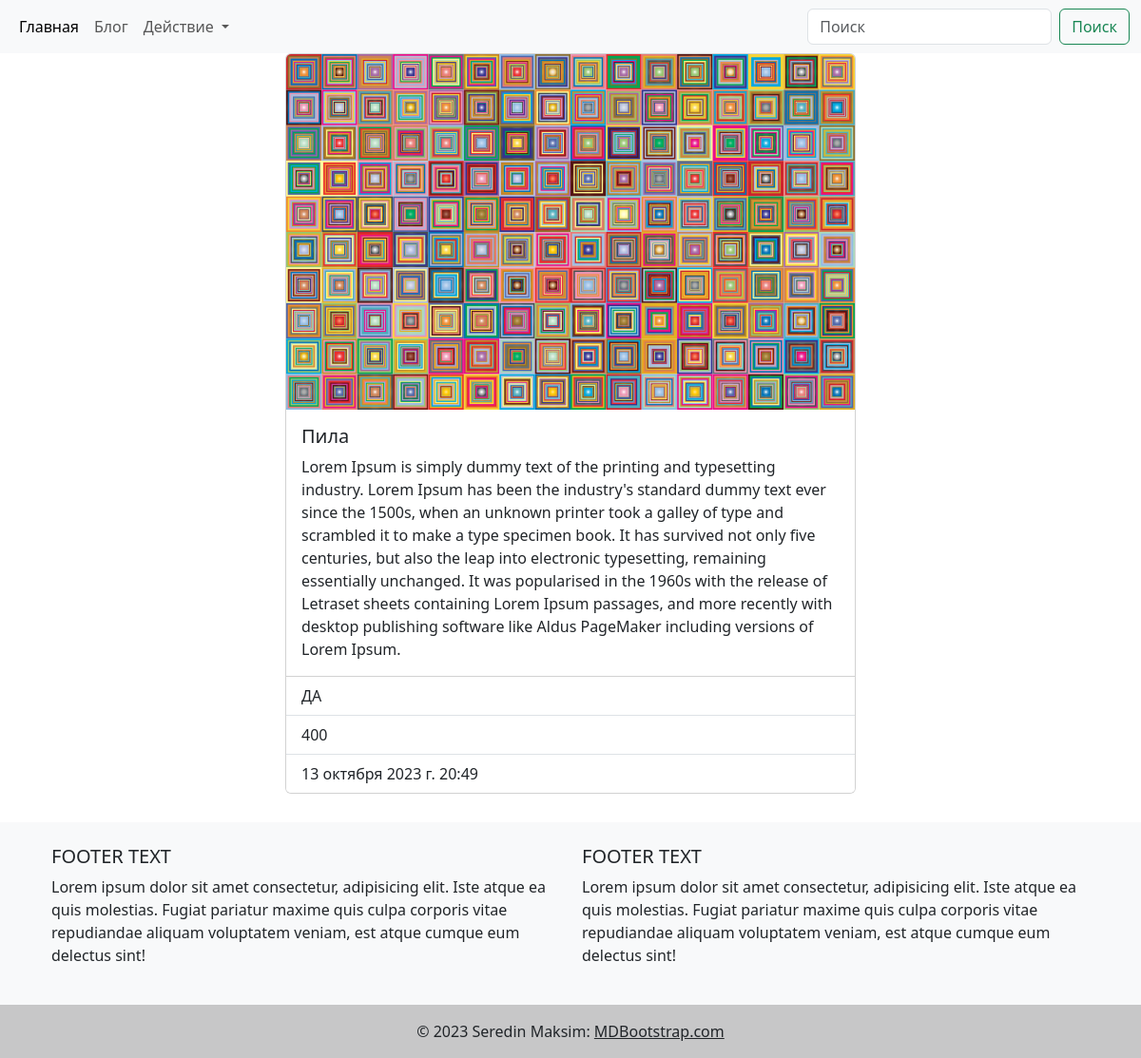
The app's page /show_detaill/3/ with its own data.
### tv_shows/models.py (models this page shows, shortened)
class TvShow(models.Model):
    CHOICE_ACT = (
        ('ДА', "ДА"),
        ('НЕТ', "НЕТ")
    )
    title = models.CharField(max_length=100)
    description = models.TextField()
    image = models.FileField(upload_to='film/', null=True)
    act = models.CharField(max_length=100, choices=CHOICE_ACT)
    cost = models.PositiveIntegerField()
    created_at = models.DateTimeField(auto_now_add=True)

### tv_shows/views.py (the view)
# urls.py: path('show_detaill/<int:id>/', views.TvShowDetailView.as_view()),
class TvShowDetailView(generic.DetailView):
    template_name = 'tvshow/tvshow_detail.html'
    def get_object(self, **kwargs):
        film_id = self.kwargs.get('id')
        return get_object_or_404(models.TvShow, id=film_id)

### templates/tvshow/tvshow_detail.html
{% load static %}
{% include 'header.html' %}
<link rel="stylesheet" href="{% static 'css/style.css' %}">
<div class="horizontal">
<div class="card" style="width: 50%;">
  <img src="{{object.image.url}}" class="card-img-top" alt="...">
  <div class="card-body">
    <h5 class="card-title">{{object.title}}</h5>
    <p class="card-text">{{object.description}}</div>
  <ul class="list-group list-group-flush">
    <li class="list-group-item">{{object.act}}</li>
    <li class="list-group-item">{{object.cost}}</li>
    <li class="list-group-item">{{object.created_at}}</li>
  </ul>
</div>
</div>
{% include 'footer.html' %}

### static/css/style.css (style rules this page uses)
.horizontal { display: flex; align-items: center; justify-content: center; gap: 50px; margin-bottom: 30px; }
* { box-sizing: border-box; }

### records on screen
TvShow: image (picture), title "Пила", description "Lorem Ipsum is simply dummy text of the printing and typesetting industry. Lorem Ipsum has been the industry's standard dummy text ever since the 1500s, when an unknown printer took a galley of type and scrambled it to make a type specimen book. It has survived not only five centuries, but also the leap into electronic typesetting, remaining essentially unchanged. It was popularised in the 1960s with the release of Letraset sheets containing Lorem Ipsum passages, and more recently with desktop publishing software like Aldus PageMaker including versions of Lorem Ipsum.", act "ДА", cost "400", created_at "13 октября 2023 г. 20:49"
